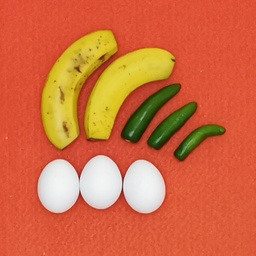
#> input picture Practica2/Comida/Prueba1.jpg, 256 x 256 px, shrunk from 600 x 600 before the run, found by its file name
$ python ClasificadorBayesiano_Melanoma.py
#> lines starting #> are read from the running program, lines starting #| are printed output that depends on the picture; after the words box and inside, x2 and y2 are one past the last pixel; in counts of white or black regions, pixels touching at a corner belong together
import cv2
import numpy as np
import matplotlib.pyplot as plt

# --- 1. PARÁMETROS ENTRENADOS (los que obtuviste al combinar tus datos) ---
parametros = {
    'melanoma': {
        'media': np.array([76.21715705, 80.64092831, 110.72321576]),
        'cov': np.array([
            [1256.1255113, 1305.17839277, 1212.07415754],
            [1305.17839277, 1445.01930646, 1345.5722495],
            [1212.07415754, 1345.5722495, 1393.24298536]
        ]),
        'prior': 0.18825612,
        'color': (255, 255, 255)  # BGR
    },
    'fondo': {
        'media': np.array([179.60358171, 179.07305983, 179.10867199]),
        'cov': np.array([
            [337.278824, 341.9158843, 300.6349299],
            [341.9158843, 355.65817477, 310.17293123],
            [300.6349299, 310.17293123, 280.23933683]
        ]),
        'prior': 0.81174388,
        'color': (0, 0, 0)
    }
}

# --- 2. FUNCIONES AUXILIARES ---
def probabilidad_gaussiana(x, media, cov):
    k = len(media)
    cov_inv = np.linalg.inv(cov)
    det_cov = np.linalg.det(cov)
    factor = 1 / np.sqrt((2 * np.pi) ** k * det_cov)
    diff = x - media
    exp_term = np.exp(-0.5 * np.dot(np.dot(diff, cov_inv), diff.T))
    return factor * exp_term

# --- 3. CARGAR IMAGEN DE PRUEBA ---
ruta_imagen = "Prueba1.jpg"  # Cambia por el nombre de tu imagen
img = cv2.imread(ruta_imagen)
#> img is the input picture: shape (256, 256, 3); mean B, G, R 65.4, 106.5, 209.6
if img is None:
    raise FileNotFoundError(f"No se encontró la imagen en la ruta: {ruta_imagen}")

img_rgb = cv2.cvtColor(img, cv2.COLOR_BGR2RGB)
alto, ancho, _ = img.shape
#> alto = 256; ancho = 256
print(f"Imagen cargada: {ancho}x{alto}px")
#| Imagen cargada: 256x256px

# --- 4. CLASIFICACIÓN PIXEL A PIXEL ---
salida = np.zeros_like(img)
for y in range(alto):
    for x in range(ancho):
        pixel = img[y, x].astype(np.float64)

        probs = {}
        for clase, params in parametros.items():
            p_x_c = probabilidad_gaussiana(pixel, params['media'], params['cov']) * params['prior']
            probs[clase] = p_x_c

        clase_ganadora = max(probs, key=probs.get)
        salida[y, x] = parametros[clase_ganadora]['color']
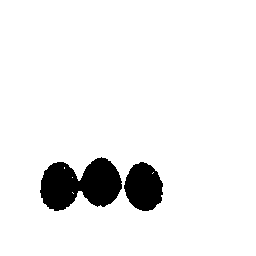
#> salida: shape (256, 256, 3); 93.3% white; 2 black regions, box (x1, y1, x2, y2) and area: (40, 157, 122, 211) 2964, (124, 162, 163, 211) 1420

# --- 5. MOSTRAR Y GUARDAR RESULTADOS ---
# Convertir la imagen clasificada a RGB para mostrar con matplotlib
salida_rgb = cv2.cvtColor(salida, cv2.COLOR_BGR2RGB)

# Mostrar resultados
plt.figure(figsize=(12, 6))
plt.subplot(1, 2, 1)
plt.imshow(img_rgb)
plt.title("Imagen Original")
plt.axis("off")

plt.subplot(1, 2, 2)
plt.imshow(salida_rgb)
plt.title("Clasificación Bayesiana - Melanoma")
plt.axis("off")

plt.tight_layout()
plt.show()
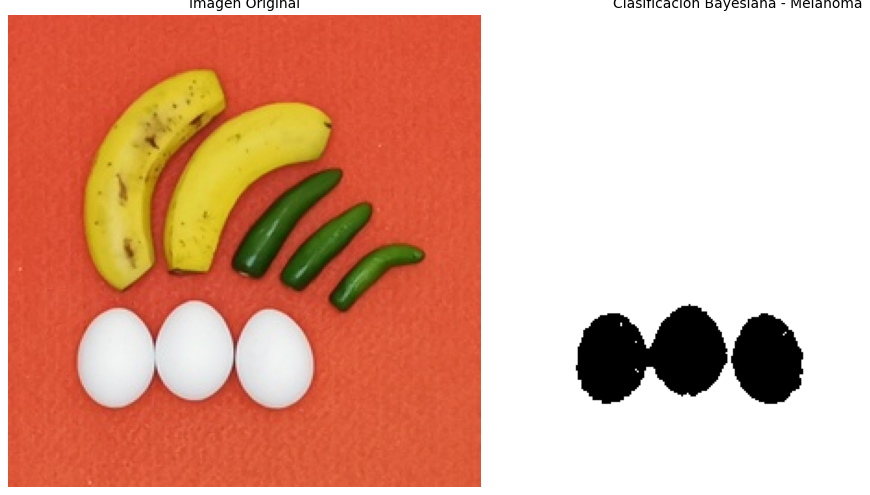
#> figure drawn by matplotlib, 2 panels

# Guardar la imagen clasificada
cv2.imwrite("resultado_clasificacion.jpg", salida)
print("Imagen clasificada guardada como 'resultado_clasificacion.jpg'")
